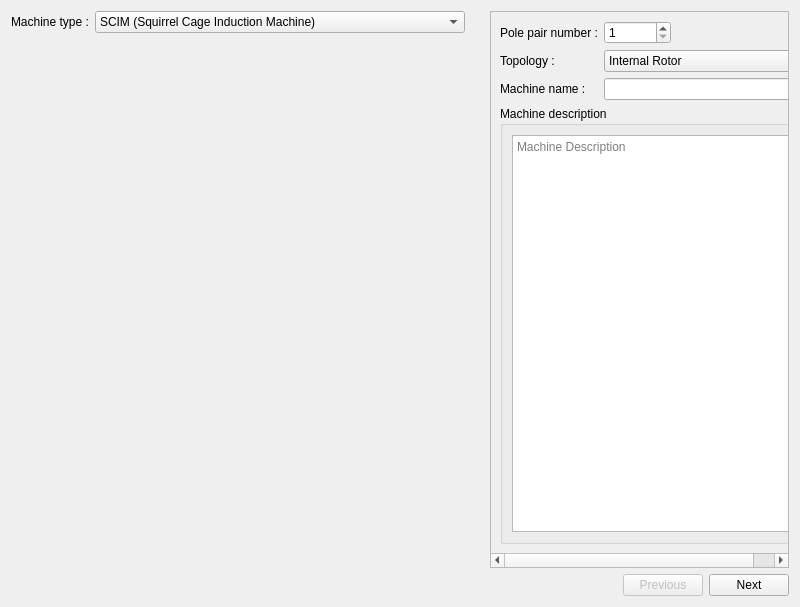
<?xml version="1.0" encoding="UTF-8"?>
<ui version="4.0">
 <class>SMachineType</class>
 <widget class="QWidget" name="SMachineType">
  <property name="geometry">
   <rect>
    <x>0</x>
    <y>0</y>
    <width>800</width>
    <height>607</height>
   </rect>
  </property>
  <property name="minimumSize">
   <size>
    <width>800</width>
    <height>550</height>
   </size>
  </property>
  <property name="windowTitle">
   <string>Form</string>
  </property>
  <layout class="QVBoxLayout" name="verticalLayout">
   <property name="spacing">
    <number>6</number>
   </property>
   <item>
    <layout class="QHBoxLayout" name="horizontalLayout_4">
     <item>
      <layout class="QVBoxLayout" name="verticalLayout_5">
       <item>
        <layout class="QHBoxLayout" name="horizontalLayout_10">
         <item>
          <widget class="QLabel" name="in_machine_type">
           <property name="sizePolicy">
            <sizepolicy hsizetype="Fixed" vsizetype="Preferred">
             <horstretch>0</horstretch>
             <verstretch>0</verstretch>
            </sizepolicy>
           </property>
           <property name="text">
            <string>Machine type :</string>
           </property>
          </widget>
         </item>
         <item>
          <widget class="QComboBox" name="c_type">
           <property name="sizePolicy">
            <sizepolicy hsizetype="Expanding" vsizetype="Fixed">
             <horstretch>0</horstretch>
             <verstretch>0</verstretch>
            </sizepolicy>
           </property>
           <property name="minimumSize">
            <size>
             <width>310</width>
             <height>0</height>
            </size>
           </property>
           <property name="maximumSize">
            <size>
             <width>16777215</width>
             <height>16777215</height>
            </size>
           </property>
           <item>
            <property name="text">
             <string>SCIM (Squirrel Cage Induction Machine)</string>
            </property>
           </item>
           <item>
            <property name="text">
             <string>DFIM (Doubly Fed Induction Machine)</string>
            </property>
           </item>
           <item>
            <property name="text">
             <string>WRSM (Wound Rotor Synchronous Machine)</string>
            </property>
           </item>
           <item>
            <property name="text">
             <string>SIPMSM (Surface Inset Permanent Magnet Synchronous Machine)</string>
            </property>
           </item>
           <item>
            <property name="text">
             <string>IPMSM (Interior Permanent Magnet Synchronous Machine)</string>
            </property>
           </item>
           <item>
            <property name="text">
             <string>SynRM (Synchronous Reluctance Machine)</string>
            </property>
           </item>
          </widget>
         </item>
         <item>
          <spacer name="horizontalSpacer_2">
           <property name="orientation">
            <enum>Qt::Horizontal</enum>
           </property>
           <property name="sizeHint" stdset="0">
            <size>
             <width>40</width>
             <height>20</height>
            </size>
           </property>
          </spacer>
         </item>
        </layout>
       </item>
       <item>
        <spacer name="verticalSpacer_2">
         <property name="orientation">
          <enum>Qt::Vertical</enum>
         </property>
         <property name="sizeHint" stdset="0">
          <size>
           <width>20</width>
           <height>40</height>
          </size>
         </property>
        </spacer>
       </item>
       <item>
        <layout class="QHBoxLayout" name="horizontalLayout">
         <item>
          <widget class="QLabel" name="img_type_machine">
           <property name="sizePolicy">
            <sizepolicy hsizetype="Expanding" vsizetype="Expanding">
             <horstretch>0</horstretch>
             <verstretch>0</verstretch>
            </sizepolicy>
           </property>
           <property name="minimumSize">
            <size>
             <width>400</width>
             <height>400</height>
            </size>
           </property>
           <property name="maximumSize">
            <size>
             <width>400</width>
             <height>400</height>
            </size>
           </property>
           <property name="text">
            <string/>
           </property>
           <property name="pixmap">
            <pixmap resource="../../../Resources/pyleecan.qrc">:/images/images/MachineSetup/MachineType/machine_SCIM.png</pixmap>
           </property>
           <property name="scaledContents">
            <bool>true</bool>
           </property>
          </widget>
         </item>
        </layout>
       </item>
       <item>
        <spacer name="verticalSpacer_4">
         <property name="orientation">
          <enum>Qt::Vertical</enum>
         </property>
         <property name="sizeHint" stdset="0">
          <size>
           <width>20</width>
           <height>40</height>
          </size>
         </property>
        </spacer>
       </item>
       <item>
        <spacer name="verticalSpacer">
         <property name="orientation">
          <enum>Qt::Vertical</enum>
         </property>
         <property name="sizeHint" stdset="0">
          <size>
           <width>20</width>
           <height>40</height>
          </size>
         </property>
        </spacer>
       </item>
       <item>
        <spacer name="verticalSpacer_3">
         <property name="orientation">
          <enum>Qt::Vertical</enum>
         </property>
         <property name="sizeHint" stdset="0">
          <size>
           <width>20</width>
           <height>40</height>
          </size>
         </property>
        </spacer>
       </item>
      </layout>
     </item>
     <item>
      <widget class="QScrollArea" name="scrollArea">
       <property name="maximumSize">
        <size>
         <width>340</width>
         <height>16777215</height>
        </size>
       </property>
       <property name="widgetResizable">
        <bool>true</bool>
       </property>
       <widget class="QWidget" name="scrollAreaWidgetContents_2">
        <property name="geometry">
         <rect>
          <x>0</x>
          <y>0</y>
          <width>321</width>
          <height>554</height>
         </rect>
        </property>
        <property name="sizePolicy">
         <sizepolicy hsizetype="Preferred" vsizetype="Preferred">
          <horstretch>0</horstretch>
          <verstretch>0</verstretch>
         </sizepolicy>
        </property>
        <layout class="QVBoxLayout" name="verticalLayout_3">
         <item>
          <layout class="QGridLayout" name="gridLayout_2">
           <item row="2" column="0">
            <widget class="QGroupBox" name="groupBox">
             <property name="title">
              <string>Machine description </string>
             </property>
             <layout class="QVBoxLayout" name="verticalLayout_4">
              <item>
               <widget class="QTextEdit" name="in_machine_desc">
                <property name="enabled">
                 <bool>true</bool>
                </property>
                <property name="sizePolicy">
                 <sizepolicy hsizetype="Expanding" vsizetype="Preferred">
                  <horstretch>0</horstretch>
                  <verstretch>0</verstretch>
                 </sizepolicy>
                </property>
                <property name="minimumSize">
                 <size>
                  <width>0</width>
                  <height>0</height>
                 </size>
                </property>
                <property name="placeholderText">
                 <string>Machine Description</string>
                </property>
               </widget>
              </item>
             </layout>
            </widget>
           </item>
           <item row="1" column="0">
            <layout class="QGridLayout" name="gridLayout">
             <item row="1" column="2">
              <spacer name="horizontalSpacer">
               <property name="orientation">
                <enum>Qt::Horizontal</enum>
               </property>
               <property name="sizeHint" stdset="0">
                <size>
                 <width>40</width>
                 <height>20</height>
                </size>
               </property>
              </spacer>
             </item>
             <item row="0" column="0">
              <widget class="QLabel" name="in_p">
               <property name="sizePolicy">
                <sizepolicy hsizetype="Fixed" vsizetype="Preferred">
                 <horstretch>0</horstretch>
                 <verstretch>0</verstretch>
                </sizepolicy>
               </property>
               <property name="text">
                <string>Pole pair number :</string>
               </property>
              </widget>
             </item>
             <item row="0" column="1">
              <widget class="QSpinBox" name="si_p">
               <property name="sizePolicy">
                <sizepolicy hsizetype="Fixed" vsizetype="Fixed">
                 <horstretch>0</horstretch>
                 <verstretch>0</verstretch>
                </sizepolicy>
               </property>
               <property name="minimum">
                <number>1</number>
               </property>
               <property name="maximum">
                <number>999999</number>
               </property>
               <property name="value">
                <number>1</number>
               </property>
              </widget>
             </item>
             <item row="1" column="0">
              <widget class="QLabel" name="label">
               <property name="sizePolicy">
                <sizepolicy hsizetype="Fixed" vsizetype="Preferred">
                 <horstretch>0</horstretch>
                 <verstretch>0</verstretch>
                </sizepolicy>
               </property>
               <property name="text">
                <string>Topology : </string>
               </property>
              </widget>
             </item>
             <item row="1" column="1">
              <widget class="QComboBox" name="c_topology">
               <property name="sizePolicy">
                <sizepolicy hsizetype="Preferred" vsizetype="Fixed">
                 <horstretch>0</horstretch>
                 <verstretch>0</verstretch>
                </sizepolicy>
               </property>
               <item>
                <property name="text">
                 <string>Internal Rotor</string>
                </property>
               </item>
               <item>
                <property name="text">
                 <string>External Rotor</string>
                </property>
               </item>
              </widget>
             </item>
             <item row="2" column="0">
              <widget class="QLabel" name="in_name">
               <property name="sizePolicy">
                <sizepolicy hsizetype="Fixed" vsizetype="Fixed">
                 <horstretch>0</horstretch>
                 <verstretch>0</verstretch>
                </sizepolicy>
               </property>
               <property name="text">
                <string>Machine name :</string>
               </property>
              </widget>
             </item>
             <item row="2" column="1">
              <widget class="QLineEdit" name="le_name">
               <property name="sizePolicy">
                <sizepolicy hsizetype="Preferred" vsizetype="Fixed">
                 <horstretch>0</horstretch>
                 <verstretch>0</verstretch>
                </sizepolicy>
               </property>
               <property name="minimumSize">
                <size>
                 <width>200</width>
                 <height>0</height>
                </size>
               </property>
              </widget>
             </item>
            </layout>
           </item>
          </layout>
         </item>
        </layout>
       </widget>
      </widget>
     </item>
    </layout>
   </item>
   <item>
    <layout class="QHBoxLayout" name="horizontalLayout_2">
     <item>
      <spacer name="horizontalSpacer_3">
       <property name="orientation">
        <enum>Qt::Horizontal</enum>
       </property>
       <property name="sizeHint" stdset="0">
        <size>
         <width>40</width>
         <height>20</height>
        </size>
       </property>
      </spacer>
     </item>
     <item>
      <widget class="QPushButton" name="b_previous">
       <property name="enabled">
        <bool>false</bool>
       </property>
       <property name="text">
        <string>Previous</string>
       </property>
      </widget>
     </item>
     <item>
      <widget class="QPushButton" name="b_next">
       <property name="text">
        <string>Next</string>
       </property>
      </widget>
     </item>
    </layout>
   </item>
  </layout>
 </widget>
 <tabstops>
  <tabstop>b_next</tabstop>
 </tabstops>
 <resources>
  <include location="../../../Resources/pyleecan.qrc"/>
 </resources>
 <connections/>
</ui>
